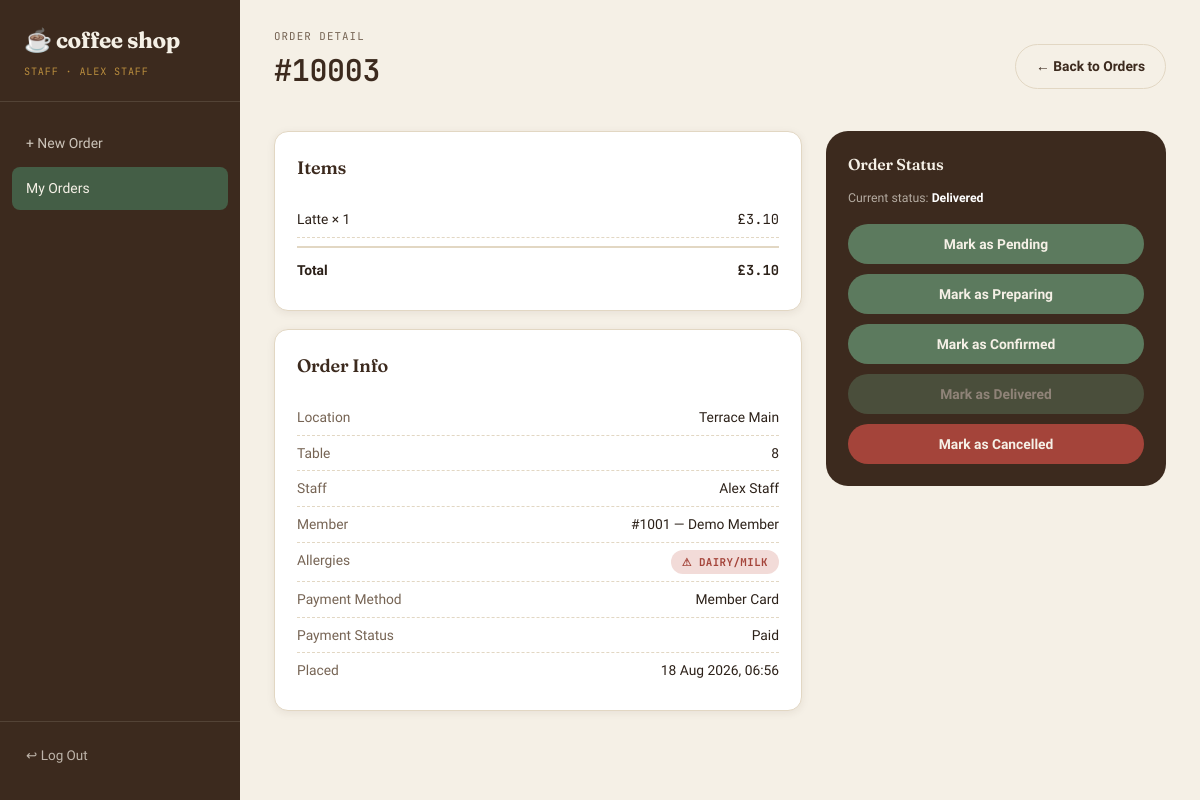
The app's page /staff/orders/3 (signed in) with its own data.
### app/models.py (models this page shows, shortened)
class User(db.Model, UserMixin):
    __tablename__ = "users"
    id = db.Column(db.Integer, primary_key=True)
    username = db.Column(db.String(64), unique=True, nullable=False, index=True)
    password_hash = db.Column(db.String(255), nullable=False)
    role = db.Column(db.String(20), nullable=False)  # 'manager' or 'staff'
    name = db.Column(db.String(120), nullable=False)
    active = db.Column(db.Boolean, default=True, nullable=False)
    created_at = db.Column(db.DateTime, default=datetime.utcnow)
    orders = db.relationship("Order", backref="staff", lazy=True)

class Order(db.Model):
    __tablename__ = "orders"
    id = db.Column(db.Integer, primary_key=True)
    order_number = db.Column(db.String(20), unique=True, nullable=False, index=True)
    staff_id = db.Column(db.Integer, db.ForeignKey("users.id"), nullable=False)
    member_id = db.Column(db.Integer, db.ForeignKey("members.id"), nullable=True)
    location_id = db.Column(db.Integer, db.ForeignKey("locations.id"), nullable=False)
    table_number = db.Column(db.Integer, nullable=False)
    allergy_status = db.Column(db.Boolean, default=False, nullable=False)
    allergens_text = db.Column(db.String(255), default="", nullable=False)
    payment_method = db.Column(db.String(20), nullable=True)
    payment_status = db.Column(db.String(20), default="Pending", nullable=False)
    order_status = db.Column(db.String(20), default="Pending", nullable=False)
    total = db.Column(db.Numeric(8, 2), nullable=False, default=0)
    amount_received = db.Column(db.Numeric(8, 2), nullable=True)
    change_due = db.Column(db.Numeric(8, 2), nullable=True)
    created_at = db.Column(db.DateTime, default=datetime.utcnow)
    updated_at = db.Column(db.DateTime, default=datetime.utcnow, onupdate=datetime.utcnow)
    items = db.relationship("OrderItem", backref="order", lazy=True, cascade="all, delete-orphan")
    def allergen_list(self):
        return [a for a in self.allergens_text.split(",") if a] if self.allergens_text else []

class OrderItem(db.Model):
    __tablename__ = "order_items"
    id = db.Column(db.Integer, primary_key=True)
    order_id = db.Column(db.Integer, db.ForeignKey("orders.id"), nullable=False)
    menu_item_id = db.Column(db.Integer, db.ForeignKey("menu_items.id"), nullable=True)
    item_name = db.Column(db.String(120), nullable=False)
    item_type = db.Column(db.String(20), nullable=False, default="drink")  # drink | sandwich
    base_price = db.Column(db.Numeric(6, 2), nullable=False, default=0)
    quantity = db.Column(db.Integer, nullable=False, default=1)
    total_price = db.Column(db.Numeric(8, 2), nullable=False, default=0)
    options = db.Column(db.Text, nullable=True)  # JSON list of {"name": ..., "price": ...}
    def options_list(self):
        if not self.options:
            return []
        try:
            return json.loads(self.options)
        except (ValueError, TypeError):
            return []

class Location(db.Model):
    __tablename__ = "locations"
    id = db.Column(db.Integer, primary_key=True)
    name = db.Column(db.String(80), unique=True, nullable=False)
    active = db.Column(db.Boolean, default=True, nullable=False)
    orders = db.relationship("Order", backref="location", lazy=True)

class Member(db.Model, UserMixin):
    __tablename__ = "members"
    id = db.Column(db.Integer, primary_key=True)
    member_number = db.Column(db.String(20), unique=True, nullable=False, index=True)
    name = db.Column(db.String(120), nullable=False)
    username = db.Column(db.String(64), unique=True, nullable=True)
    password_hash = db.Column(db.String(255), nullable=True)
    active = db.Column(db.Boolean, default=True, nullable=False)
    joined_at = db.Column(db.DateTime, default=datetime.utcnow)
    orders = db.relationship("Order", backref="member", lazy=True)

### app/staff/routes.py (the view)
@staff_bp.route("/orders/<int:order_id>")
@login_required
@role_required("staff", "manager")
def order_detail(order_id):
    order = Order.query.get_or_404(order_id)
    return render_template("staff/order_detail.html", order=order)

### app/utils.py (called while the page is built)
def role_required(*roles):
    def decorator(fn):
        @wraps(fn)
        def wrapped(*args, **kwargs):
            if not current_user.is_authenticated or not isinstance(current_user, User):
                abort(403)
            if current_user.role not in roles:
                abort(403)
            if not current_user.active:
                abort(403)
            return fn(*args, **kwargs)
        return wrapped
    return decorator

### app/templates/staff/order_detail.html (shortened to what this page needs)
{% extends "base.html" %}
{% block nav_items %}
  <a href="{{ url_for('staff.new_order') }}">+ New Order</a>
  <a href="{{ url_for('staff.dashboard') }}" class="active">My Orders</a>
{% endblock %}
{% block content %}
<div class="topbar">
  <div>
    <div class="eyebrow">Order Detail</div>
    <h1 class="mono">{{ order.order_number }}</h1>
  </div>
  <a href="{{ url_for('staff.dashboard') }}" class="btn btn-outline">← Back to Orders</a>
</div>
<div class="wizard-layout">
  <div>
    <div class="card">
      <div class="section-title" style="margin-top:0;"><h2>Items</h2></div>
      {% for item in order.items %}
      <div class="receipt-line">
        <span>
          {{ item.item_name }} × {{ item.quantity }}
        </span>
        <span class="mono">£{{ '%.2f'|format(item.total_price) }}</span>
      </div>
      {% endfor %}
      <div class="receipt-line" style="border-top:2px solid var(--border); font-weight:700; margin-top:8px; padding-top:12px;">
        <span>Total</span>
        <span class="mono">£{{ '%.2f'|format(order.total) }}</span>
      </div>
    </div>
    <div class="card">
      <div class="section-title" style="margin-top:0;"><h2>Order Info</h2></div>
      <div class="receipt-line"><span class="k">Location</span><span>{{ order.location.name }}</span></div>
      <div class="receipt-line"><span class="k">Table</span><span>{{ order.table_number }}</span></div>
      <div class="receipt-line"><span class="k">Staff</span><span>{{ order.staff.name }}</span></div>
      <div class="receipt-line"><span class="k">Member</span><span>{{ order.member.member_number ~ ' — ' ~ order.member.name if order.member else '—' }}</span></div>
      <div class="receipt-line">
        <span class="k">Allergies</span>
        <span>
          {% if order.allergy_status and order.allergen_list() %}
            {% for a in order.allergen_list() %}<span class="badge badge-warning">⚠ {{ a }}</span>{% endfor %}
          {% else %}—{% endif %}
        </span>
      </div>
      <div class="receipt-line"><span class="k">Payment Method</span><span>{{ order.payment_method }}</span></div>
      <div class="receipt-line"><span class="k">Payment Status</span><span>{{ order.payment_status }}</span></div>
      <div class="receipt-line"><span class="k">Placed</span><span>{{ order.created_at.strftime('%d %b %Y, %H:%M') }}</span></div>
    </div>
  </div>
  <div class="basket">
    <h3>Order Status</h3>
    <p class="meta-line" style="margin-bottom:16px;">Current status: <strong style="color:#fff;">{{ order.order_status }}</strong></p>
    <div style="display:flex; flex-direction:column; gap:10px;">
      {% for status in ['Pending', 'Preparing', 'Confirmed', 'Delivered', 'Cancelled'] %}
      <button class="btn {{ 'btn-danger' if status == 'Cancelled' else 'btn-accent' }} btn-block"
              onclick="setStatus('{{ status }}')" {{ 'disabled' if order.order_status == status else '' }}>
        Mark as {{ status }}
      </button>
      {% endfor %}
    </div>
  </div>
</div>
{% endblock %}

### app/templates/base.html (shortened to what this page needs)
<!DOCTYPE html>
<html lang="en">
<head>
  <link rel="stylesheet" href="{{ url_for('static', filename='css/style.css') }}">
</head>
<body>
<div class="app-shell">
  <aside class="sidebar">
    <div class="sidebar-brand">
      <div class="mark">☕ coffee shop</div>
      {% if current_user.is_authenticated %}
        <span class="role-tag">{{ 'Manager' if current_user.role == 'manager' else 'Staff' }} · {{ current_user.name }}</span>
      {% endif %}
    </div>
    <nav>
      {% block nav_items %}{% endblock %}
    </nav>
    <div class="sidebar-footer">
      <a href="{{ url_for('auth.logout') }}">↩ Log Out</a>
    </div>
  </aside>
  <div style="flex:1; min-width:0; display:flex; flex-direction:column;">
    <main class="main-content">
      {% block content %}{% endblock %}
    </main>
  </div>
</div>
</body>
</html>

### records on screen
User: role "STAFF", name "ALEX STAFF", staff.name "Alex Staff"
Order: order_number "#10003", total "3.10", table_number "8", allergens_text "DAIRY/MILK", payment_method "Member Card", payment_status "Paid", created_at "18 Aug 2026, 06:56", order_status "Delivered"
OrderItem: item_name "Latte", quantity "1", total_price "3.10"
Location: location.name "Terrace Main"
Member: member "#1001 — Demo Member"

### other values on screen
{{ status }} "Pending" "Preparing" "Confirmed" "Delivered" "Cancelled"
